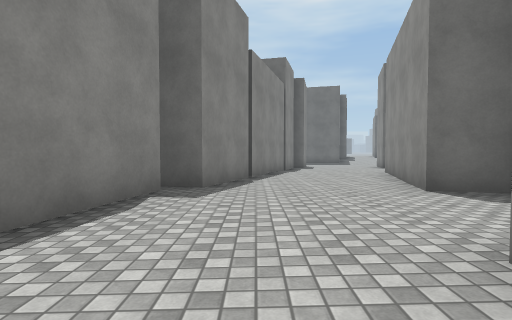
view 1 (above)

24 first-person views from a walk through a scene from a Unity 3-D project. The camera is 1.2 m above the floor, tilts 2° down and sees 80° across. The floor is counted in squares, 2 m on a side. Each view is taken from the middle of a square. On the plan, view 1 faces up. The plan holds only what a view shows up to about 9 squares ahead; the rest is blank. The place goes on beyond the plan. Surface patterns are stand-ins for the level's own textures.

view 2
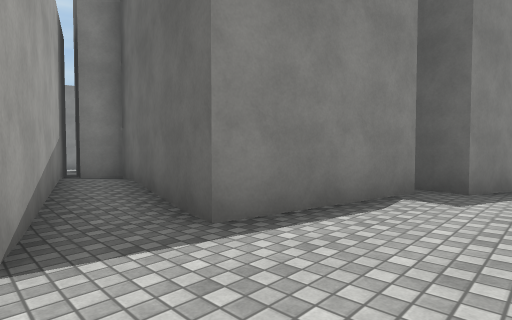

view 3
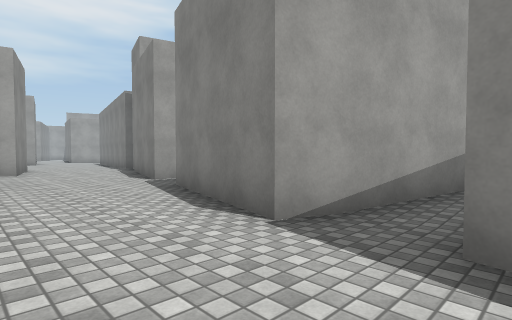

view 4
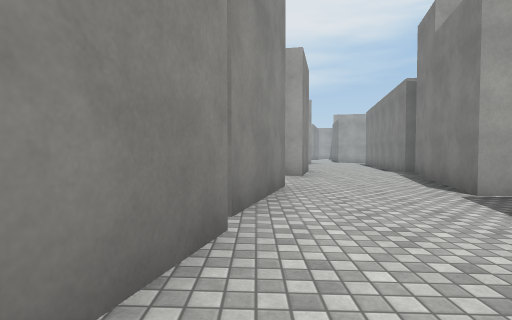

view 5
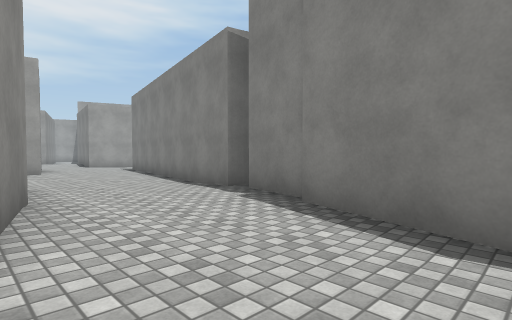

view 6
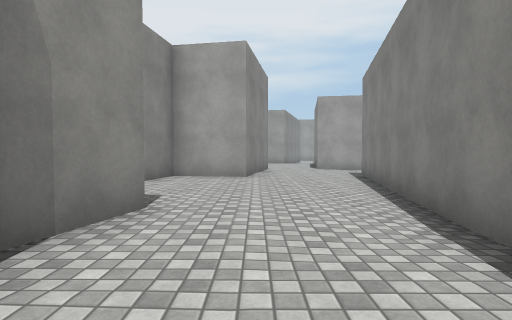

view 7
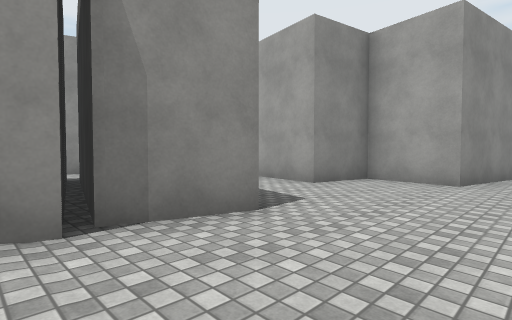

view 8
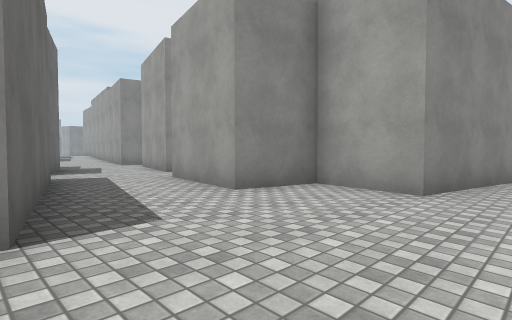

view 9
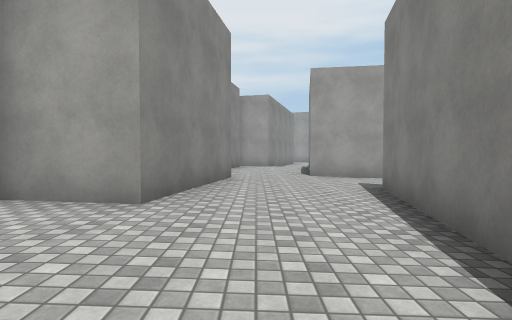

view 10
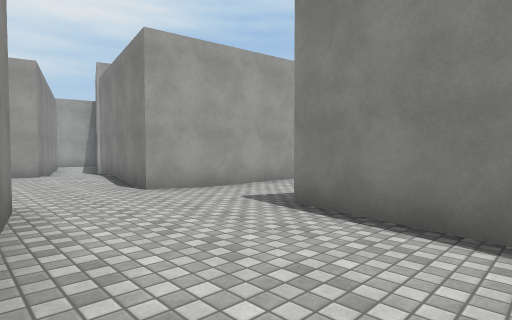

view 11
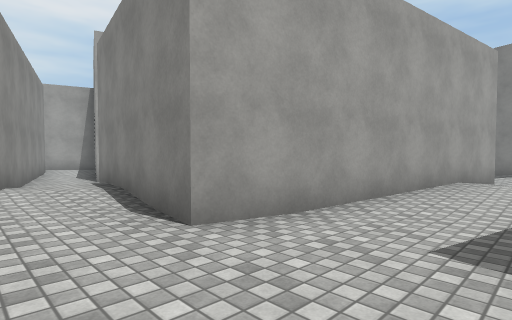

view 12
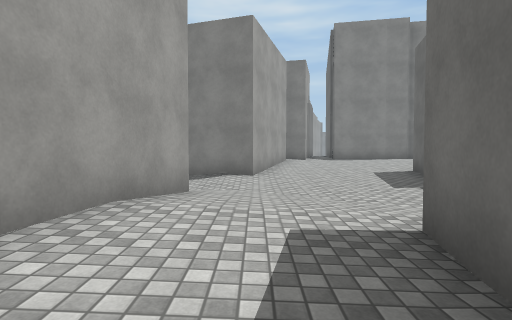

view 13
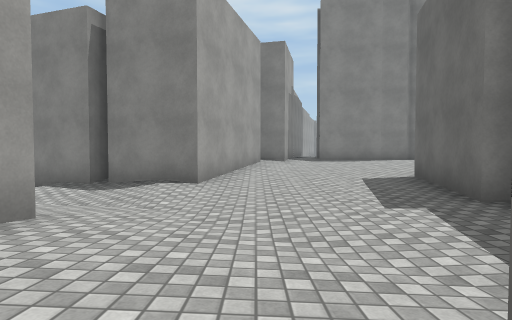

view 14
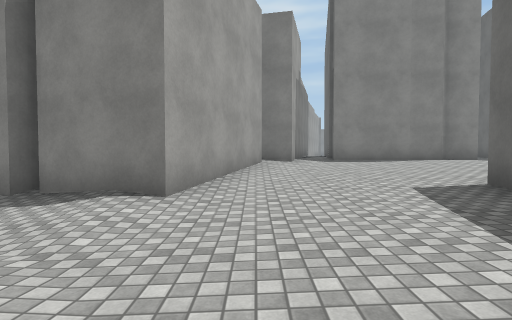

view 15
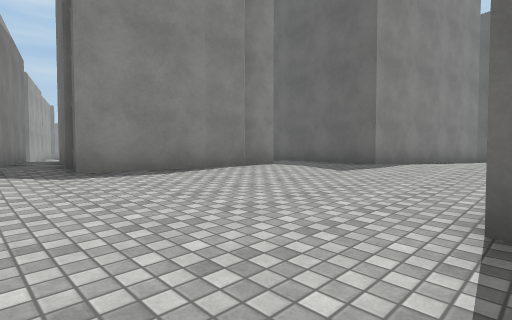

view 16
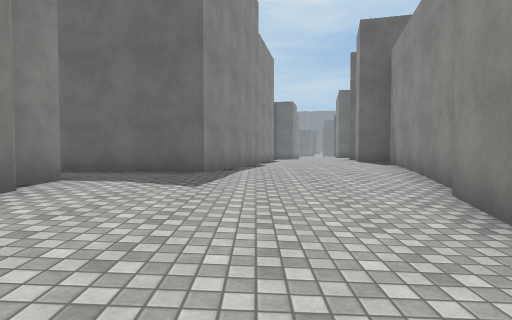

view 17
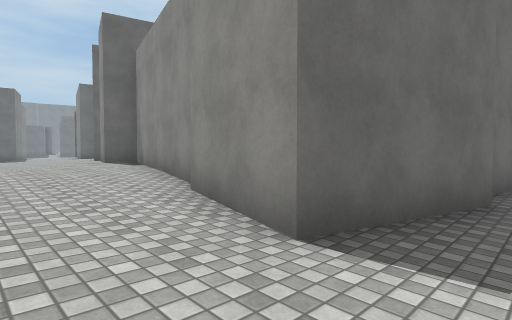

view 18
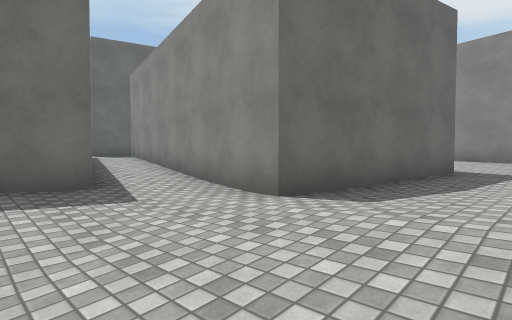

view 19
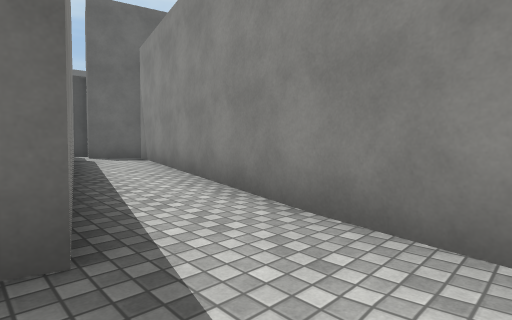

view 20
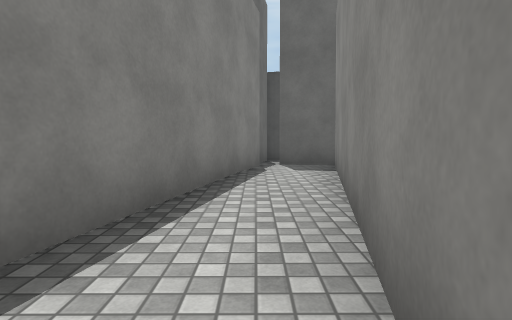

view 21
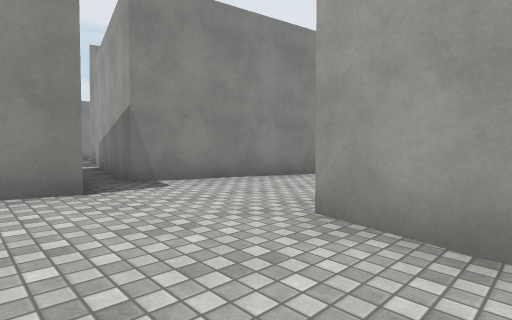

view 22
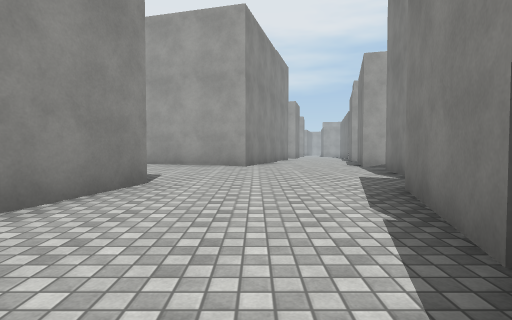

view 23
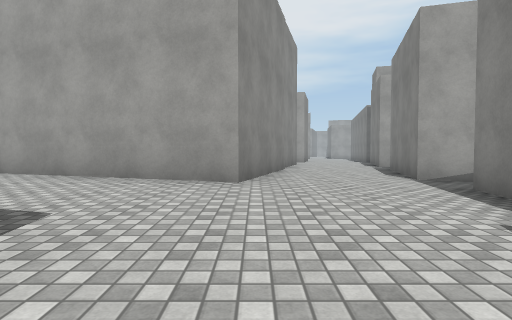

view 24
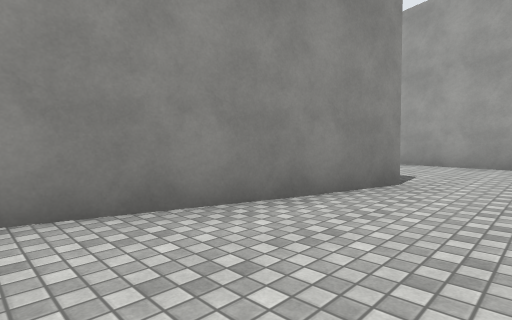

### Floor plan
Key: @ floor where view 1 was taken; # wall or solid block; . main floor; : floor 0.25 m higher than the main floor; - floor 0.25 m lower than the main floor; _ floor 0.5 m lower than the main floor; < floor 0.75 m lower than the main floor; / step, stairs or slope.
Columns run from 27 left of view 1 to 5 right of it. Each row starts with its distance up from view 1.
  9                            #...#
  8                           ##...#
  7                           #....#
  6                           #...##
  5                          ##:::##
  4                          #:::::#
  3                   ##     #::::::
  2                   :#  ####:::::::
  1                       #:.:::###::
  0                       ###::@# ###
 -1                         #:::#
 -2                         #:::#
 -3                        ##::##
 -4                        #.::#
 -5         ##..           #..:#
 -6         #-..##         #..:
 -7         #....#   ###  ##..:
 -8      ####....#  ##.#  #...#
 -9      ..##...##  #..#  #...#
-10       ......#   #.##  #...##
-11       #..---#   #-#   #...######
-12       #.---##  ##-#  ##.....##.##
-13       #.---##  #--#  #-.........#
-14 /# ####---__####__#  #-....#.....
-15 ## #...---_______##  #-...### ...
-16       ##-_____<<_##  #--###    #
-17        ##/__<<<<__####--#
-18         ####<<</____----#
-19           ##/<__---__---##
-20           #//<########---#
-21           #//        #--##
-22           #/         #--#
-23                      #--#
-24                      #-##
-25                      //#
-26                      <##
-27                     #<#
-28                      _#
-29                      ##

Positions as (right, up) in squares from view 1, and headings:
1: (0, 0), facing up
2: (0, 0), facing up-left
3: (0, 2), facing down-left
4: (0, 0), facing down
5: (-1, -5), facing down-left
6: (-3, -8), facing down
7: (-4, -9), facing down-right
8: (-4, -11), facing down-right
9: (-4, -12), facing down
10: (-3, -15), facing down-left
11: (-4, -18), facing down-left
12: (-8, -18), facing left
13: (-10, -17), facing left
14: (-12, -17), facing left
15: (-16, -16), facing up-left
16: (-18, -15), facing up
17: (-18, -15), facing up-right
18: (-13, -19), facing up-right
19: (-12, -16), facing up-right
20: (-10, -14), facing up
21: (-7, -18), facing down-right
22: (1, 9), facing down
23: (1, 6), facing down
24: (1, 9), facing down-right
